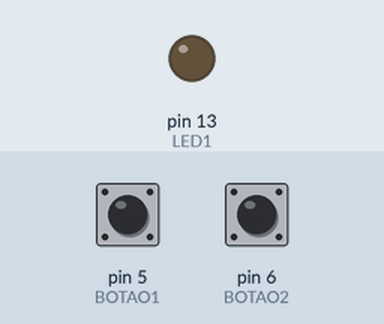
Bench run of a sketch on a simulated Arduino Uno, built with avr-gcc and run on an emulated ATmega328P. On the bench: output pins drawn as LEDs (lit = HIGH). Inputs (shaded band) come from the test bench; at power-on: pin 5 (BOTAO1) HIGH, pin 6 (BOTAO2) HIGH.

Above: at 1.2 s.
1.3 s: pin 5 (BOTAO1) pulled LOW for 0.15 s
At 1.6 s:
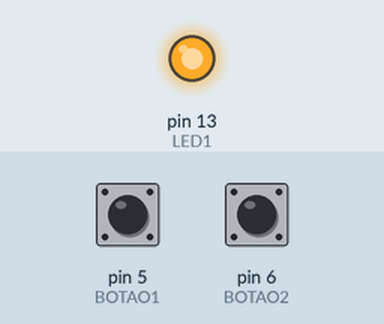
2.9 s: pin 6 (BOTAO2) pulled LOW for 0.15 s
At 4.0 s:
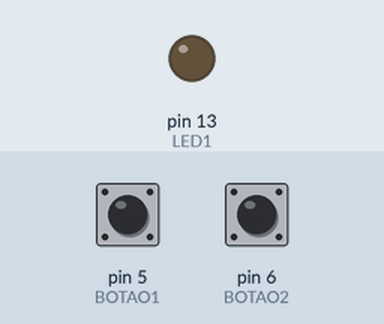
4.5 s: pin 5 (BOTAO1) pulled LOW for 1 s
At 5.2 s:
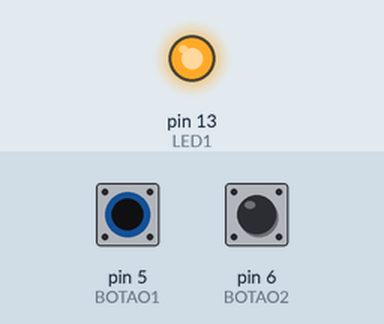
7.0 s: pin 5 (BOTAO1) driven LOW and pin 6 (BOTAO2) driven LOW
At 7.4 s:
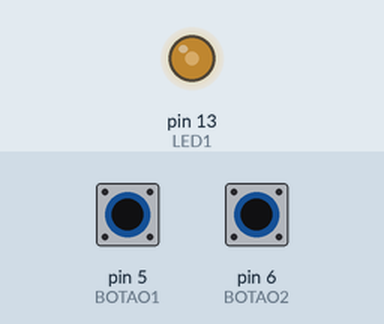
8.5 s: pin 6 (BOTAO2) driven HIGH
At 9.2 s:
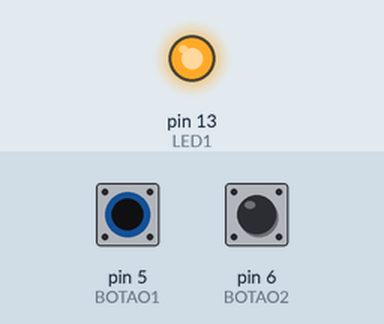
Timing chart, 0 to 11.0 s (numbered marks = the images above; inputs shaded):
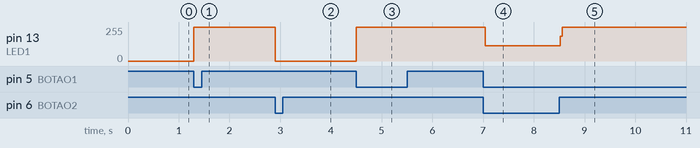

Measured:
- after the input at 1.3 s, pin 13 (LED1): 0/255 → 255/255 at once
- after the input at 2.9 s, pin 13 (LED1): 255/255 → 0/255 at once
- after the input at 4.5 s, pin 13 (LED1): 0/255 → 255/255 at once
- after the input at 7.0 s, pin 13 (LED1): 255/255 → 114/255 at once
- after the input at 8.5 s, pin 13 (LED1): 114/255 → 255/255 at once

The sketch:

ex9_set_reset.ino
```cpp
/* NONO PROGRAMA (SET-RESET)
   DANIEL RODRIGUES DE SOUSA 21/10/2022 */

#define LED1    13//definição do LED 1

#define BOTAO1  5 //definição do Botão 1
#define BOTAO2  6 //definição do Botão 2

void setup()
{
  pinMode(LED1, OUTPUT);    //definição da direção dos pinos

  pinMode(BOTAO1, INPUT);
  pinMode(BOTAO2, INPUT);
}

void loop()
{
  if(digitalRead(BOTAO1) == 0)//se botão 1 pressionado
  {
    digitalWrite(LED1, HIGH); //liga LED 1
  }

  if(digitalRead(BOTAO2) == 0)//se botão 2 pressionado
  {
    digitalWrite(LED1, LOW);  //se não, desliga LED 1
  }
}
```
